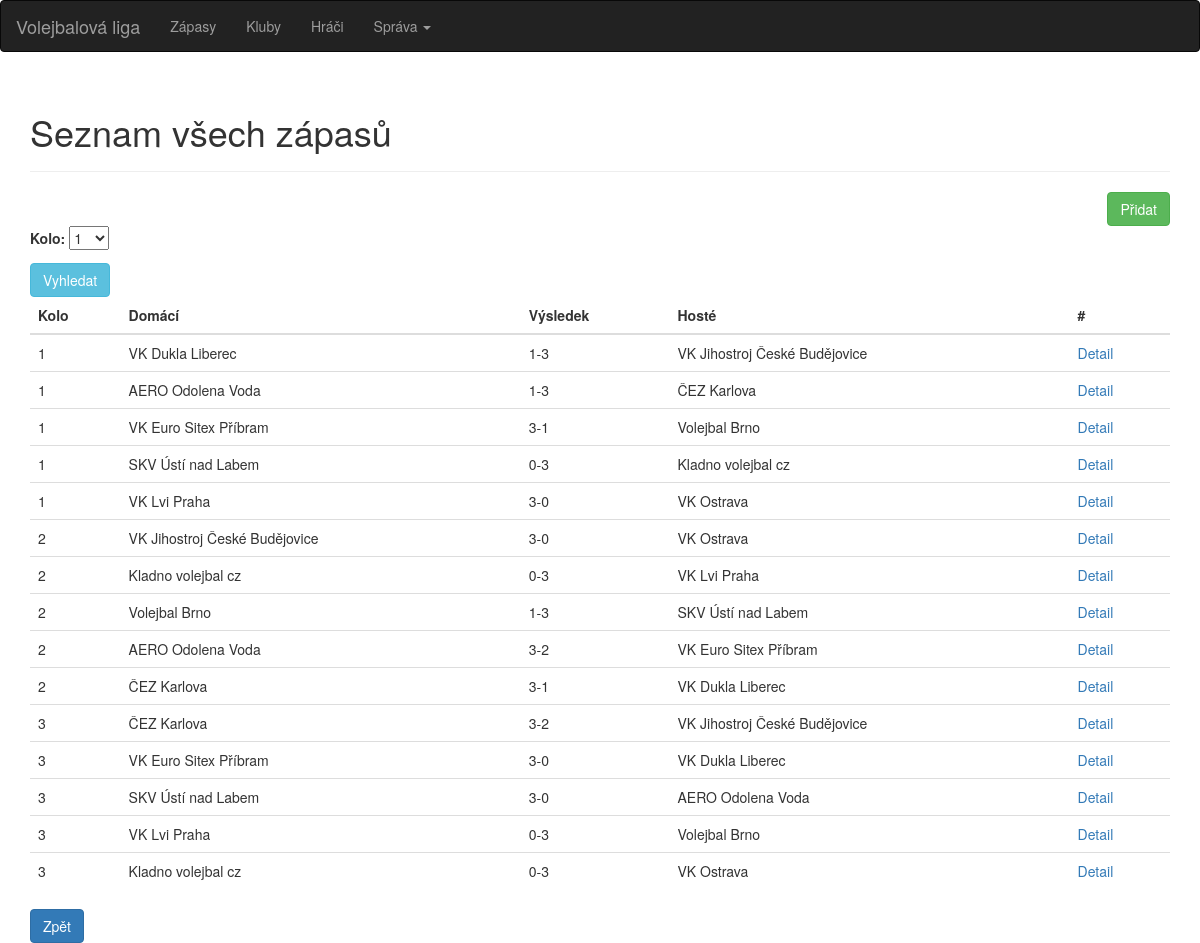
Page /zapasy/ on the committed database.
### volejbal/models.py (models this page shows)
class Zapas(models.Model):
    kolo = models.IntegerField()
    domaci = models.ForeignKey('Klub',on_delete=models.CASCADE,related_name='domaci')
    hoste = models.ForeignKey('Klub',on_delete=models.CASCADE,related_name='hoste')
    domaci_sety = models.IntegerField()
    hoste_sety = models.IntegerField()
    datum_zapasu = models.DateTimeField()

class Klub(models.Model):
    nazev = models.CharField(max_length=100)
    trener = models.ForeignKey('Trener',on_delete=models.CASCADE)
    hala = models.ForeignKey('Hala',on_delete=models.CASCADE)
    def __str__(self):
        return f'{self.nazev}'

### volejbal/views.py (the view)
# urls.py: path('zapasy/', volejbal.views.zapasy, name='seznam_zapasu'),
def zapasy(request):
    if request.method == 'POST':
        form = KoloSearchForm(request.POST)
        if form.is_valid():
            kolo = form.cleaned_data['kolo']
            z = Zapas.objects.filter(kolo=kolo)
        else:
            z = Zapas.objects.all()
    else:
        form = KoloSearchForm({'kolo':0})
        z = Zapas.objects.all()
    return render(request, 'seznam_zapasu.html', {'zapasy': z, 'form': form})

### volejbal/forms.py
class KoloSearchForm(forms.Form):
    kolo = forms.IntegerField(label="Kolo:", widget=forms.Select(choices=INTEGER_CHOICES,attrs={'style':'width:40px'}))

### templates/seznam_zapasu.html (shortened to what this page needs)
{% extends "base.html" %}
{% block content %}
<div class="container">
<div class="page-header">
            <h1>Seznam všech zápasů</h1>
        </div>
<div class="text-right">
<a href="{% url 'zapas_add'%}" class="btn btn-success" role="button">Přidat</a>
<br>
</div>
<form action="{% url 'seznam_zapasu' %}" method="post">
    {{ form.as_p}}
<input type="submit" class="btn btn-info" value="Vyhledat">
</form>
<table class="table table-hover">
    <thead>
      <tr>
          <th>Kolo</th>
          <th>Domácí</th>
          <th>Výsledek</th>
          <th>Hosté</th>
          <th>#</th>
      </tr>
    </thead>
    <tbody>
    {% for zapas in zapasy %}
      <tr>
          <td>{{ zapas.kolo }}</td>
          <td>{{ zapas.domaci }}</td>
          <td>{{ zapas.domaci_sety }}-{{ zapas.hoste_sety }}</td>
          <td>{{ zapas.hoste }}</td>
          <td><a href="{% url 'zapas_info' zapas.id %}"> Detail</a></td>
      </tr>
     {% endfor %}
    </tbody>
  </table>
<a href="{% url 'main' %}" class="btn btn-primary" role="button">Zpět</a>
</div>
{% endblock %}

### rows in the picture
Zapas: kolo "1", domaci "VK Dukla Liberec", domaci_sety "1", hoste_sety "3", hoste "VK Jihostroj České Budějovice"
Zapas: kolo "1", domaci "AERO Odolena Voda", domaci_sety "1", hoste_sety "3", hoste "ČEZ Karlova"
Zapas: kolo "1", domaci "VK Euro Sitex Příbram", domaci_sety "3", hoste_sety "1", hoste "Volejbal Brno"
Zapas: kolo "1", domaci "SKV Ústí nad Labem", domaci_sety "0", hoste_sety "3", hoste "Kladno volejbal cz"
Zapas: kolo "1", domaci "VK Lvi Praha", domaci_sety "3", hoste_sety "0", hoste "VK Ostrava"
Zapas: kolo "2", domaci "VK Jihostroj České Budějovice", domaci_sety "3", hoste_sety "0", hoste "VK Ostrava"
Zapas: kolo "2", domaci "Kladno volejbal cz", domaci_sety "0", hoste_sety "3", hoste "VK Lvi Praha"
Zapas: kolo "2", domaci "Volejbal Brno", domaci_sety "1", hoste_sety "3", hoste "SKV Ústí nad Labem"
Zapas: kolo "2", domaci "AERO Odolena Voda", domaci_sety "3", hoste_sety "2", hoste "VK Euro Sitex Příbram"
Zapas: kolo "2", domaci "ČEZ Karlova", domaci_sety "3", hoste_sety "1", hoste "VK Dukla Liberec"
Zapas: kolo "3", domaci "ČEZ Karlova", domaci_sety "3", hoste_sety "2", hoste "VK Jihostroj České Budějovice"
Zapas: kolo "3", domaci "VK Euro Sitex Příbram", domaci_sety "3", hoste_sety "0", hoste "VK Dukla Liberec"
Zapas: kolo "3", domaci "SKV Ústí nad Labem", domaci_sety "3", hoste_sety "0", hoste "AERO Odolena Voda"
Zapas: kolo "3", domaci "VK Lvi Praha", domaci_sety "0", hoste_sety "3", hoste "Volejbal Brno"
Zapas: kolo "3", domaci "Kladno volejbal cz", domaci_sety "0", hoste_sety "3", hoste "VK Ostrava"
